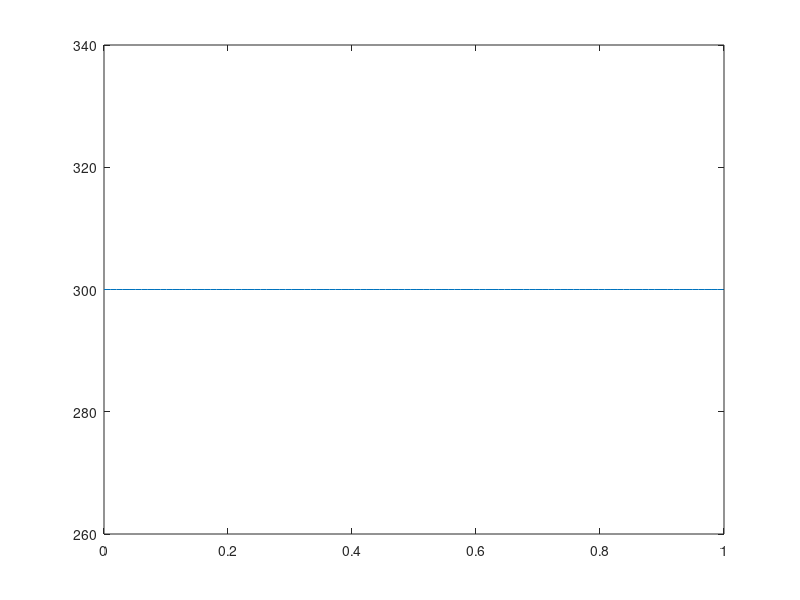

Recreate this plot in MATLAB.
eta = 120*pi;
d = 0.01;
z0 = 300;
f = 300e6;
c = 299792458;
lmbda = c/f;
k = 2*pi/lmbda;
Z_L = 300;


%%a)
a = d/cosh(z0*pi/eta)/2
Z_0 = (eta/pi)*acosh(0.5*d/a)

Z_lt = @(l) Z_0*(Z_L+j*Z_0*tan(k*l))./(Z_0+j*Z_L*tan(k*l));
l = linspace(0,1,100)*lmbda;
Z = Z_lt(l);


plot(l,abs(Z))




